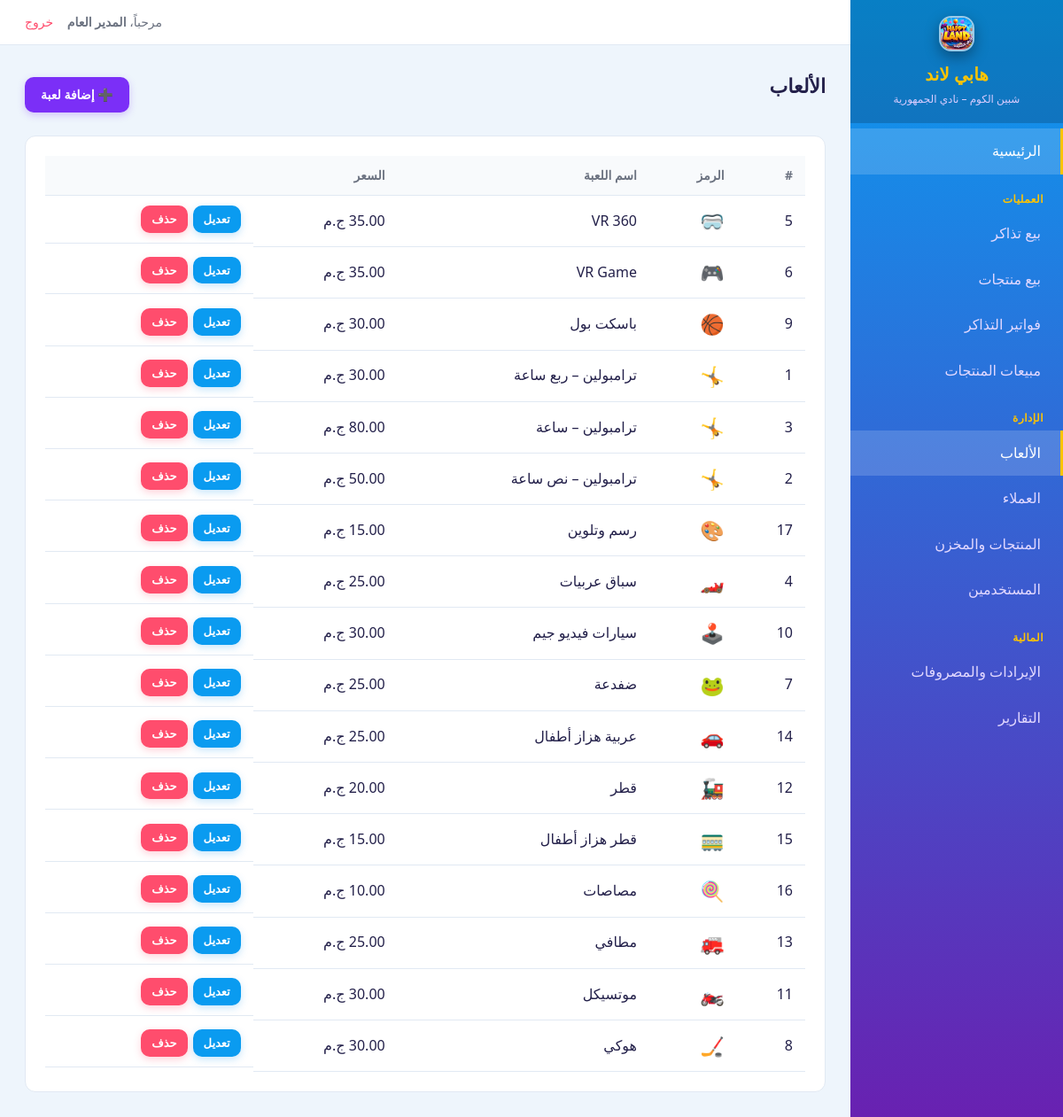
The app's page /games/index.php (signed in) with its own data.
### tables this page shows
CREATE TABLE game (
    id    INT AUTO_INCREMENT PRIMARY KEY,
    name  VARCHAR(100) NOT NULL,
    price DECIMAL(10,2) NOT NULL,
    icon  VARCHAR(16) NOT NULL DEFAULT '🎮'
);

### includes/functions.php (called while the page is built, shortened)
<?php
function e($str) {
    return htmlspecialchars($str ?? '', ENT_QUOTES, 'UTF-8');
}
function current_user() {
    return [
        'id'       => $_SESSION['user_id']   ?? null,
        'name'     => $_SESSION['user_name'] ?? '',
        'username' => $_SESSION['username']  ?? '',
        'role'     => $_SESSION['role']      ?? 'admin',
    ];
}
function is_admin() {
    return ($_SESSION['role'] ?? '') === 'admin';
}
function base_url($path = '') {
    $dir = str_replace('\\', '/', dirname($_SERVER['SCRIPT_NAME']));
    $segments = ['games','tickets','clients','shop','financials','reports','users'];
    foreach ($segments as $seg) {
        if (preg_match('#/' . $seg . '$#', $dir)) {
            $dir = preg_replace('#/' . $seg . '$#', '', $dir);
            break;
        }
    }
    $dir = rtrim($dir, '/');
    return $dir . '/' . ltrim($path, '/');
}
function money($n) {
    return number_format((float)$n, 2) . ' ج.م';
}

### games/index.php (the view, shortened to what this page needs)
<?php
require_once __DIR__ . '/../includes/functions.php';
require_once __DIR__ . '/../includes/header.php';
$games = $pdo->query('SELECT * FROM game ORDER BY name')->fetchAll();
?>
<div class="toolbar">
    <h1 class="page-title">الألعاب</h1>
    <a class="btn" href="<?= e(base_url('games/form.php')) ?>">➕ إضافة لعبة</a>
</div>
<div class="card">
    <?php if (!$games): ?>
        <div class="empty">لا توجد ألعاب بعد</div>
    <?php else: ?>
    <table>
        <thead><tr><th>#</th><th>الرمز</th><th>اسم اللعبة</th><th>السعر</th><th></th></tr></thead>
        <tbody>
        <?php foreach ($games as $g): ?>
            <tr>
                <td><?= $g['id'] ?></td>
                <td style="font-size:22px"><?= e($g['icon'] ?? '🎮') ?></td>
                <td><?= e($g['name']) ?></td>
                <td><?= money($g['price']) ?></td>
                <td class="actions">
                    <a class="btn btn-sm btn-secondary" href="<?= e(base_url('games/form.php?id=' . $g['id'])) ?>">تعديل</a>
                    <a class="btn btn-sm btn-danger" href="<?= e(base_url('games/index.php?delete=' . $g['id'])) ?>" onclick="return confirm('حذف اللعبة؟')">حذف</a>
                </td>
            </tr>
        <?php endforeach; ?>
        </tbody>
    </table>
    <?php endif; ?>
</div>
<?php require_once __DIR__ . '/../includes/footer.php'; ?>

### includes/header.php (shortened to what this page needs)
<?php
require_once __DIR__ . '/functions.php';
$u = current_user();
$cur = basename($_SERVER['SCRIPT_NAME']);
$curDir = basename(dirname($_SERVER['SCRIPT_NAME']));
function navItem($file, $dir, $label, $cur, $curDir) {
    if ($dir === '') {
        $active = ($cur === $file && $curDir !== 'tickets' && $curDir !== 'shop') ? 'active' : '';
    } else {
        $active = ($curDir === $dir && $cur === $file) ? 'active' : '';
    }
    $href = base_url(($dir ? $dir . '/' : '') . $file);
    echo "<a class=\"$active\" href=\"" . e($href) . "\">$label</a>";
}
?>
<!DOCTYPE html>
<html lang="ar" dir="rtl">
<head>
    <link rel="stylesheet" href="<?= e(base_url('assets/style.css')) ?>?v=<?= ASSET_VER ?>">
</head>
<body>
<div class="layout">
    <aside class="sidebar">
        <div class="brand">
            <img src="<?= e(base_url('assets/logo.png')) ?>?v=<?= ASSET_VER ?>" alt="<?= e(APP_NAME) ?>" class="brand-logo">
            <div class="brand-name"><?= APP_NAME ?></div>
            <div class="brand-sub"><?= APP_TAGLINE ?></div>
        </div>
        <nav>
            <?php if (is_admin()): ?>
                <?php navItem('index.php', '', 'الرئيسية', $cur, $curDir); ?>
            <?php endif; ?>
            <div class="group">العمليات</div>
            <?php if (is_admin()): ?>
            <div class="group">الإدارة</div>
            <div class="group">المالية</div>
            <?php endif; ?>
        </nav>
    </aside>
    <div class="main">
        <div class="topbar">
            <div class="user">
                مرحباً، <strong><?= e($u['name'] ?: $u['username']) ?></strong>
                <a href="<?= e(base_url('logout.php')) ?>">خروج</a>
            </div>
        </div>
        <div class="content">

### includes/footer.php
        </div>
    </div>
</div>
</body>
</html>

### assets/style.css (style rules this page uses)
:root { --primary: #7b2ff7; --primary-dark: #5f1fc4; --sky: #0a9bf0; --accent: #ff8a00; --accent-2: #ffc400; --pink: #ff5fa2; --bg: #eef5fc; --card: #ffffff; --text: #23204a; --muted: #6b7280; --border: #e1e9f3; --success: #3fb950; --danger: #ff4d6d; --warning: #ff9f1c; }
* { box-sizing: border-box; margin: 0; padding: 0; }
body { font-family: 'Segoe UI', Tahoma, sans-serif; background: var(--bg); color: var(--text); direction: rtl; line-height: 1.6; }
a { text-decoration: none; color: inherit; }
.layout { display: flex; min-height: 100vh; }
.sidebar { width: 240px; background: linear-gradient(180deg, #0a9bf0 0%, #6a1fb0 100%); color: #e9e2ff; padding: 0; position: fixed; top: 0; right: 0; bottom: 0; overflow-y: auto; }
.sidebar .brand { padding: 18px 16px; background: rgba(0,0,0,.18); color: #fff; text-align: center; }
.sidebar .brand-logo { display: block; margin: 0 auto; width: 40px; height: 40px; max-width: 100%; object-fit: cover; border-radius: 14px; box-shadow: 0 6px 16px rgba(0,0,0,.35); border: 2px solid rgba(255,255,255,.6); }
.sidebar .brand-name { font-size: 20px; font-weight: bold; margin-top: 10px; color: var(--accent-2); }
.sidebar .brand-sub { font-size: 12px; color: #d9ccff; margin-top: 2px; }
.sidebar nav { padding-top: 6px; }
.sidebar nav a { display: block; padding: 13px 22px; color: #e3d9ff; border-right: 3px solid transparent; transition: .15s; }
.sidebar nav a.active { background: rgba(255,255,255,.16); color: #fff; border-right-color: var(--accent-2); }
.sidebar nav .group { padding: 10px 22px 4px; font-size: 12px; font-weight: bold; color: #ffc400; margin-top: 8px; letter-spacing: .5px; }
.main { margin-right: 240px; flex: 1; }
.topbar { background: var(--card); padding: 14px 28px; display: flex; justify-content: space-between; align-items: center; border-bottom: 1px solid var(--border); }
.topbar .user { color: var(--muted); font-size: 14px; }
.topbar .user a { color: var(--danger); margin-right: 12px; }
.content { padding: 28px; }
.page-title { font-size: 22px; margin-bottom: 20px; }
.card { background: var(--card); border: 1px solid var(--border); border-radius: 12px; padding: 22px; margin-bottom: 20px; }
table { width: 100%; border-collapse: collapse; }
th, td { padding: 11px 14px; text-align: right; border-bottom: 1px solid var(--border); }
th { background: #f8fafc; color: var(--muted); font-size: 14px; }
.btn { display: inline-block; padding: 9px 18px; border-radius: 10px; border: none; background: var(--primary); color: #fff; cursor: pointer; font-size: 14px; font-family: inherit; font-weight: bold; box-shadow: 0 3px 8px rgba(123,47,247,.25); transition: .15s; }
.btn-sm { padding: 5px 12px; font-size: 13px; box-shadow: none; }
.btn-danger { background: var(--danger); box-shadow: 0 3px 8px rgba(255,77,109,.25); }
.btn-secondary { background: var(--sky); box-shadow: 0 3px 8px rgba(30,155,240,.25); }
.actions { display: flex; gap: 6px; }
.toolbar { display: flex; justify-content: space-between; align-items: center; margin-bottom: 18px; }

### records on screen
game: id "5", icon "🥽", name "VR 360", price "35.00 ج.م"
game: id "6", icon "🎮", name "VR Game", price "35.00 ج.م"
game: id "9", icon "🏀", name "باسكت بول", price "30.00 ج.م"
game: id "1", icon "🤸", name "ترامبولين – ربع ساعة", price "30.00 ج.م"
game: id "3", icon "🤸", name "ترامبولين – ساعة", price "80.00 ج.م"
game: id "2", icon "🤸", name "ترامبولين – نص ساعة", price "50.00 ج.م"
game: id "17", icon "🎨", name "رسم وتلوين", price "15.00 ج.م"
game: id "4", icon "🏎️", name "سباق عربيات", price "25.00 ج.م"
game: id "10", icon "🕹️", name "سيارات فيديو جيم", price "30.00 ج.م"
game: id "7", icon "🐸", name "ضفدعة", price "25.00 ج.م"
game: id "14", icon "🚗", name "عربية هزاز أطفال", price "25.00 ج.م"
game: id "12", icon "🚂", name "قطر", price "20.00 ج.م"
game: id "15", icon "🚃", name "قطر هزاز أطفال", price "15.00 ج.م"
game: id "16", icon "🍭", name "مصاصات", price "10.00 ج.م"
game: id "13", icon "🚒", name "مطافي", price "25.00 ج.م"
game: id "11", icon "🏍️", name "موتسيكل", price "30.00 ج.م"
game: id "8", icon "🏒", name "هوكي", price "30.00 ج.م"

### other values on screen
APP_NAME "هابي لاند"
APP_TAGLINE "شبين الكوم – نادي الجمهورية"
$label "الرئيسية بيع تذاكر بيع منتجات فواتير التذاكر مبيعات المنتجات الألعاب العملاء المنتجات والمخزن المستخدمين الإيرادات والمصروفات التقارير"
$u['name'] ?: $u['username'] "المدير العام"
